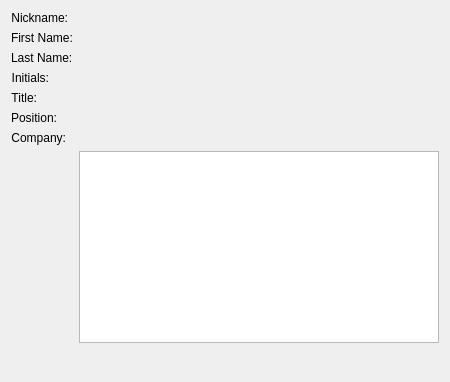
<?xml version="1.0" encoding="utf-8"?>
<ui version="4.0">
 <author>
    SPDX-FileCopyrightText: none
    SPDX-License-Identifier: GPL-3.0-or-later
  </author>
 <class>KoDocumentInfoAuthorWidget</class>
 <widget class="QWidget" name="KoDocumentInfoAuthorWidget">
  <property name="geometry">
   <rect>
    <x>0</x>
    <y>0</y>
    <width>450</width>
    <height>382</height>
   </rect>
  </property>
  <layout class="QFormLayout" name="formLayout">
   <item column="0" row="0">
    <widget class="QLabel" name="fullNameLabel">
     <property name="text">
      <string>Nickname:</string>
     </property>
     <property name="alignment">
      <set>Qt::AlignRight|Qt::AlignTrailing|Qt::AlignVCenter</set>
     </property>
    </widget>
   </item>
   <item column="1" row="0">
    <widget class="QLabel" name="nickName">
     <property name="text">
      <string/>
     </property>
    </widget>
   </item>
   <item column="0" row="1">
    <widget class="QLabel" name="lblfirstname">
     <property name="text">
      <string>First Name:</string>
     </property>
    </widget>
   </item>
   <item column="1" row="1">
    <widget class="QLabel" name="firstName">
     <property name="text">
      <string/>
     </property>
    </widget>
   </item>
   <item column="0" row="2">
    <widget class="QLabel" name="lblLastName">
     <property name="text">
      <string>Last Name:</string>
     </property>
    </widget>
   </item>
   <item column="1" row="2">
    <widget class="QLabel" name="lastName">
     <property name="text">
      <string/>
     </property>
    </widget>
   </item>
   <item column="0" row="3">
    <widget class="QLabel" name="lblInitialsDesc">
     <property name="text">
      <string>Initials:</string>
     </property>
     <property name="alignment">
      <set>Qt::AlignRight|Qt::AlignTrailing|Qt::AlignVCenter</set>
     </property>
    </widget>
   </item>
   <item column="1" row="3">
    <widget class="QLabel" name="initials">
     <property name="sizePolicy">
      <sizepolicy hsizetype="Expanding" vsizetype="Preferred">
       <horstretch>0</horstretch>
       <verstretch>0</verstretch>
      </sizepolicy>
     </property>
     <property name="text">
      <string/>
     </property>
    </widget>
   </item>
   <item column="0" row="4">
    <widget class="QLabel" name="lblTitleDesc">
     <property name="text">
      <string>Title:</string>
     </property>
     <property name="alignment">
      <set>Qt::AlignRight|Qt::AlignTrailing|Qt::AlignVCenter</set>
     </property>
    </widget>
   </item>
   <item column="1" row="4">
    <widget class="QLabel" name="title">
     <property name="text">
      <string/>
     </property>
    </widget>
   </item>
   <item column="0" row="5">
    <widget class="QLabel" name="lblPositionDesc">
     <property name="text">
      <string comment="Job Position">Position:</string>
     </property>
     <property name="alignment">
      <set>Qt::AlignRight|Qt::AlignTrailing|Qt::AlignVCenter</set>
     </property>
    </widget>
   </item>
   <item column="1" row="5">
    <widget class="QLabel" name="position">
     <property name="text">
      <string/>
     </property>
    </widget>
   </item>
   <item column="0" row="6">
    <widget class="QLabel" name="lblCompanyDesc">
     <property name="text">
      <string>Company:</string>
     </property>
     <property name="alignment">
      <set>Qt::AlignRight|Qt::AlignTrailing|Qt::AlignVCenter</set>
     </property>
    </widget>
   </item>
   <item column="1" row="6">
    <widget class="QLabel" name="company">
     <property name="text">
      <string/>
     </property>
    </widget>
   </item>
   <item column="1" row="7">
    <widget class="QListWidget" name="leContact"/>
   </item>
   <item column="1" row="8">
    <spacer>
     <property name="orientation">
      <enum>Qt::Vertical</enum>
     </property>
     <property name="sizeHint" stdset="0">
      <size>
       <width>20</width>
       <height>0</height>
      </size>
     </property>
    </spacer>
   </item>
  </layout>
 </widget>
 <resources/>
 <connections/>
</ui>
